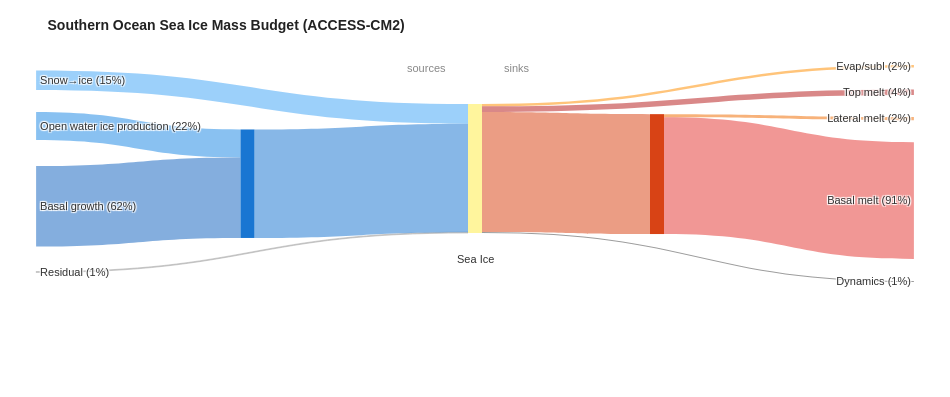
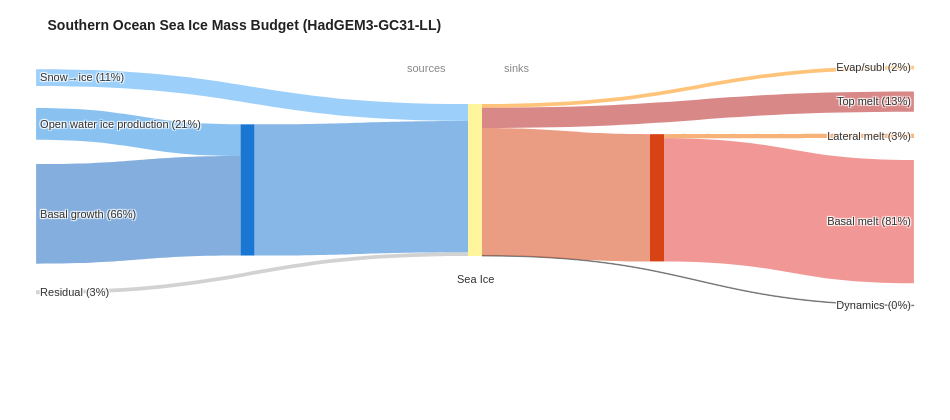
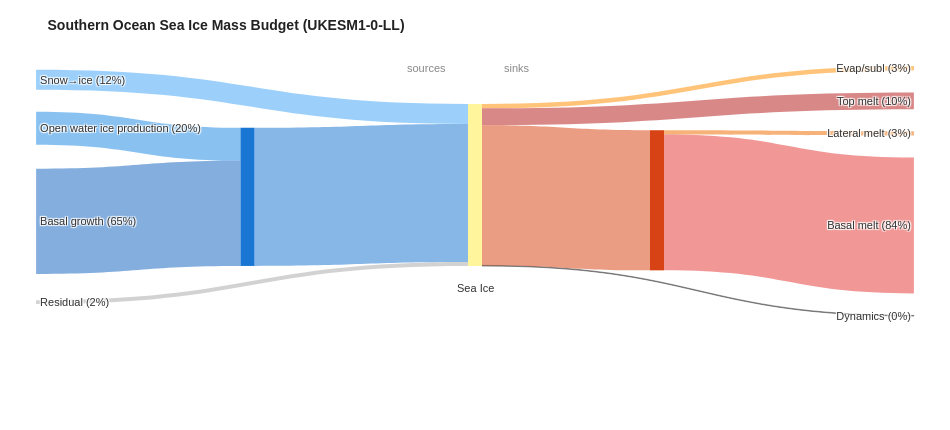
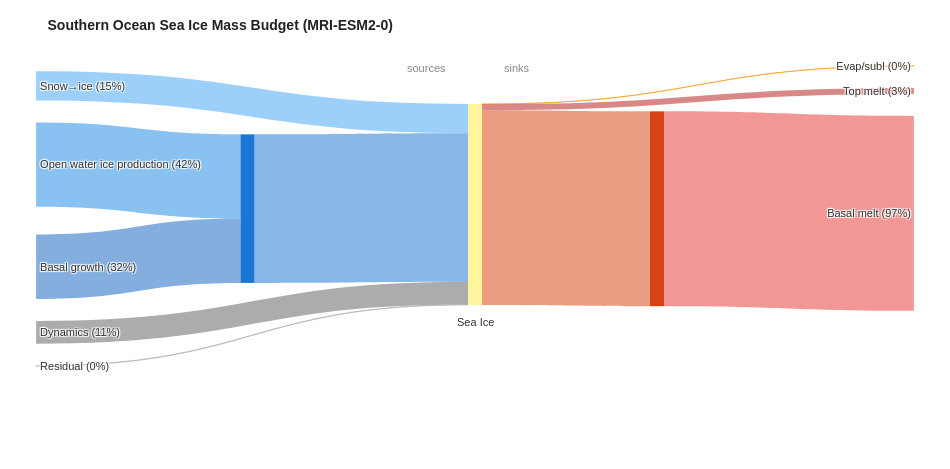

Notebook code for these charts, in order:
### Markdown cell above
### Ice Mass Budget

### Code cell
# ── Plotly Sankey: ice mass budget ────────────────────────────────────────────
for _model in SANKEY_MODELS + [None]:
    _show_vals = SHOW_VALUES_MME if _model is None else SHOW_VALUES_MODELS
    _show_pct = SHOW_PERCENT_MME if _model is None else SHOW_PERCENT_MODELS
    fig = make_ice_sankey_plotly(
        ice_budget_SH, model=_model, res_label="Sea Ice",
        scale_ref=ICE_SANKEY_SCALE_REF, res_color="#FFF59D",
        show_values=_show_vals, show_residual=SHOW_RESIDUAL, show_percent=_show_pct,
        hide_terminal_nodes=True,
        subtitle="Southern Ocean",
    )
    label = _model if _model is not None else "MME"
    fig.write_image(f"figures/ice_sankey_SO_{label}_2015-2034.png", scale=3.125)
    fig.write_image(f"figures/ice_sankey_SO_{label}_2015-2034.pdf")
    #fig.write_image(f"figures/ice_sankey_SO_{label}_2015-2034.svg")
    fig.show()

### Figure 1 — Plotly figure (JSON) as saved in the notebook; plotly's stock layout.template omitted (floating-point values rounded to 4 significant figures)
{"data": [{"arrangement": "snap", "link": {"color": ["rgba(66,165,245,0.52)", "rgba(30,136,229,0.52)", "rgba(21,101,192,0.52)", "rgba(170,170,170,0.52)", "rgba(25,118,210,0.52)", "rgba(255,143,0,0.52)", "rgba(183,28,28,0.52)", "rgba(239,108,0,0.52)", "rgba(229,57,53,0.52)", "rgba(66,66,66,0.52)", "rgba(216,67,21,0.52)"], "customdata": ["2,345 Gt yr⁻¹", "3,334 Gt yr⁻¹", "9,594 Gt yr⁻¹", "99 Gt yr⁻¹", "12,928 Gt yr⁻¹", "282 Gt yr⁻¹", "673 Gt yr⁻¹", "363 Gt yr⁻¹", "13,923 Gt yr⁻¹", "130 Gt yr⁻¹", "14,286 Gt yr⁻¹"], "hovertemplate": "%{customdata}<extra></extra>", "source": [0, 1, 2, 3, 4, 5, 5, 11, 11, 5, 5], "target": [5, 4, 4, 5, 5, 6, 7, 8, 9, 10, 11], "value": [2345.0, 3334.0, 9594.0, 99.02, 12930.0, 282.4, 672.9, 362.6, 13920.0, 130.3, 14290.0]}, "node": {"color": ["rgba(0,0,0,0)", "rgba(0,0,0,0)", "rgba(0,0,0,0)", "rgba(0,0,0,0)", "#1976D2", "#FFF59D", "rgba(0,0,0,0)", "rgba(0,0,0,0)", "rgba(0,0,0,0)", "rgba(0,0,0,0)", "rgba(0,0,0,0)", "#D84315"], "customdata": ["Snow→ice (15%)", "Open water ice production (22%)", "Basal growth (62%)", "Residual (1%)", "", "Sea Ice", "Evap/subl (2%)", "Top melt (4%)", "Lateral melt (2%)", "Basal melt (91%)", "Dynamics (1%)", ""], "hovertemplate": "%{customdata}<extra></extra>", "label": ["Snow→ice (15%)", "Open water ice production (22%)", "Basal growth (62%)", "Residual (1%)", "", "", "Evap/subl (2%)", "Top melt (4%)", "Lateral melt (2%)", "Basal melt (91%)", "Dynamics (1%)", ""], "line": {"color": "white", "width": 0}, "pad": 22, "thickness": 14, "x": [0.01, 0.01, 0.01, 0.01, 0.25, 0.5, 0.99, 0.99, 0.99, 0.99, 0.99, 0.7], "y": [0.09321, 0.2705, 0.6742, 0.9769, 0.5701, 0.5, 0.02882, 0.05865, 0.09098, 0.5371, 0.9759, 0.5258]}, "type": "sankey"}], "layout": {"annotations": [{"font": {"color": "#333333", "size": 11}, "showarrow": false, "text": "Sea Ice", "x": 0.5, "xanchor": "center", "xref": "paper", "y": 0.12, "yanchor": "top", "yref": "paper"}, {"font": {"color": "#888888", "size": 11}, "showarrow": false, "text": "sources", "x": 0.47, "xanchor": "right", "xref": "paper", "y": 1, "yref": "paper"}, {"font": {"color": "#888888", "size": 11}, "showarrow": false, "text": "sinks", "x": 0.53, "xanchor": "left", "xref": "paper", "y": 1, "yref": "paper"}], "font": {"color": "#333333", "family": "Arial, sans-serif", "size": 11}, "height": 397.3, "margin": {"b": 120, "l": 20, "r": 20, "t": 60}, "paper_bgcolor": "white", "title": {"font": {"color": "#222222", "size": 14}, "text": "<b>Southern Ocean Sea Ice Mass Budget (ACCESS-CM2)</b>"}, "width": 950}}

### Figure 2 — Plotly figure (JSON) as saved in the notebook; plotly's stock layout.template omitted (floating-point values rounded to 4 significant figures)
{"data": [{"arrangement": "snap", "link": {"color": ["rgba(66,165,245,0.52)", "rgba(30,136,229,0.52)", "rgba(21,101,192,0.52)", "rgba(170,170,170,0.52)", "rgba(25,118,210,0.52)", "rgba(255,143,0,0.52)", "rgba(183,28,28,0.52)", "rgba(239,108,0,0.52)", "rgba(229,57,53,0.52)", "rgba(66,66,66,0.52)", "rgba(216,67,21,0.52)"], "customdata": ["2,020 Gt yr⁻¹", "3,762 Gt yr⁻¹", "11,869 Gt yr⁻¹", "459 Gt yr⁻¹", "15,631 Gt yr⁻¹", "437 Gt yr⁻¹", "2,434 Gt yr⁻¹", "494 Gt yr⁻¹", "14,671 Gt yr⁻¹", "73 Gt yr⁻¹", "15,165 Gt yr⁻¹"], "hovertemplate": "%{customdata}<extra></extra>", "source": [0, 1, 2, 3, 4, 5, 5, 11, 11, 5, 5], "target": [5, 4, 4, 5, 5, 6, 7, 8, 9, 10, 11], "value": [2020.0, 3762.0, 11870.0, 458.7, 15630.0, 437.4, 2434.0, 494.5, 14670.0, 73.0, 15170.0]}, "node": {"color": ["rgba(0,0,0,0)", "rgba(0,0,0,0)", "rgba(0,0,0,0)", "rgba(0,0,0,0)", "#1976D2", "#FFF59D", "rgba(0,0,0,0)", "rgba(0,0,0,0)", "rgba(0,0,0,0)", "rgba(0,0,0,0)", "rgba(0,0,0,0)", "#D84315"], "customdata": ["Snow→ice (11%)", "Open water ice production (21%)", "Basal growth (66%)", "Residual (3%)", "", "Sea Ice", "Evap/subl (2%)", "Top melt (13%)", "Lateral melt (3%)", "Basal melt (81%)", "Dynamics (0%)", ""], "hovertemplate": "%{customdata}<extra></extra>", "label": ["Snow→ice (11%)", "Open water ice production (21%)", "Basal growth (66%)", "Residual (3%)", "", "", "Evap/subl (2%)", "Top melt (13%)", "Lateral melt (3%)", "Basal melt (81%)", "Dynamics (0%)", ""], "line": {"color": "white", "width": 0}, "pad": 22, "thickness": 14, "x": [0.01, 0.01, 0.01, 0.01, 0.25, 0.5, 0.99, 0.99, 0.99, 0.99, 0.99, 0.7], "y": [0.07353, 0.2268, 0.6411, 0.9678, 0.5414, 0.5, 0.03159, 0.1077, 0.1853, 0.5873, 0.9781, 0.5742]}, "type": "sankey"}], "layout": {"annotations": [{"font": {"color": "#333333", "size": 11}, "showarrow": false, "text": "Sea Ice", "x": 0.5, "xanchor": "center", "xref": "paper", "y": 0.12, "yanchor": "top", "yref": "paper"}, {"font": {"color": "#888888", "size": 11}, "showarrow": false, "text": "sources", "x": 0.47, "xanchor": "right", "xref": "paper", "y": 1, "yref": "paper"}, {"font": {"color": "#888888", "size": 11}, "showarrow": false, "text": "sinks", "x": 0.53, "xanchor": "left", "xref": "paper", "y": 1, "yref": "paper"}], "font": {"color": "#333333", "family": "Arial, sans-serif", "size": 11}, "height": 420.4, "margin": {"b": 120, "l": 20, "r": 20, "t": 60}, "paper_bgcolor": "white", "title": {"font": {"color": "#222222", "size": 14}, "text": "<b>Southern Ocean Sea Ice Mass Budget (HadGEM3-GC31-LL)</b>"}, "width": 950}}

### Figure 3 — Plotly figure (JSON) as saved in the notebook; plotly's stock layout.template omitted (floating-point values rounded to 4 significant figures)
{"data": [{"arrangement": "snap", "link": {"color": ["rgba(66,165,245,0.52)", "rgba(30,136,229,0.52)", "rgba(21,101,192,0.52)", "rgba(170,170,170,0.52)", "rgba(25,118,210,0.52)", "rgba(255,143,0,0.52)", "rgba(183,28,28,0.52)", "rgba(239,108,0,0.52)", "rgba(229,57,53,0.52)", "rgba(66,66,66,0.52)", "rgba(216,67,21,0.52)"], "customdata": ["2,377 Gt yr⁻¹", "3,944 Gt yr⁻¹", "12,574 Gt yr⁻¹", "467 Gt yr⁻¹", "16,518 Gt yr⁻¹", "520 Gt yr⁻¹", "2,021 Gt yr⁻¹", "508 Gt yr⁻¹", "16,239 Gt yr⁻¹", "74 Gt yr⁻¹", "16,747 Gt yr⁻¹"], "hovertemplate": "%{customdata}<extra></extra>", "source": [0, 1, 2, 3, 4, 5, 5, 11, 11, 5, 5], "target": [5, 4, 4, 5, 5, 6, 7, 8, 9, 10, 11], "value": [2377.0, 3944.0, 12570.0, 466.6, 16520.0, 519.6, 2021.0, 508.5, 16240.0, 73.94, 16750.0]}, "node": {"color": ["rgba(0,0,0,0)", "rgba(0,0,0,0)", "rgba(0,0,0,0)", "rgba(0,0,0,0)", "#1976D2", "#FFF59D", "rgba(0,0,0,0)", "rgba(0,0,0,0)", "rgba(0,0,0,0)", "rgba(0,0,0,0)", "rgba(0,0,0,0)", "#D84315"], "customdata": ["Snow→ice (12%)", "Open water ice production (20%)", "Basal growth (65%)", "Residual (2%)", "", "Sea Ice", "Evap/subl (3%)", "Top melt (10%)", "Lateral melt (3%)", "Basal melt (84%)", "Dynamics (0%)", ""], "hovertemplate": "%{customdata}<extra></extra>", "label": ["Snow→ice (12%)", "Open water ice production (20%)", "Basal growth (65%)", "Residual (2%)", "", "", "Evap/subl (3%)", "Top melt (10%)", "Lateral melt (3%)", "Basal melt (84%)", "Dynamics (0%)", ""], "line": {"color": "white", "width": 0}, "pad": 22, "thickness": 14, "x": [0.01, 0.01, 0.01, 0.01, 0.25, 0.5, 0.99, 0.99, 0.99, 0.99, 0.99, 0.7], "y": [0.07893, 0.2356, 0.6451, 0.9684, 0.5474, 0.5, 0.03288, 0.09586, 0.1586, 0.5737, 0.9782, 0.5611]}, "type": "sankey"}], "layout": {"annotations": [{"font": {"color": "#333333", "size": 11}, "showarrow": false, "text": "Sea Ice", "x": 0.5, "xanchor": "center", "xref": "paper", "y": 0.12, "yanchor": "top", "yref": "paper"}, {"font": {"color": "#888888", "size": 11}, "showarrow": false, "text": "sources", "x": 0.47, "xanchor": "right", "xref": "paper", "y": 1, "yref": "paper"}, {"font": {"color": "#888888", "size": 11}, "showarrow": false, "text": "sinks", "x": 0.53, "xanchor": "left", "xref": "paper", "y": 1, "yref": "paper"}], "font": {"color": "#333333", "family": "Arial, sans-serif", "size": 11}, "height": 430.9, "margin": {"b": 120, "l": 20, "r": 20, "t": 60}, "paper_bgcolor": "white", "title": {"font": {"color": "#222222", "size": 14}, "text": "<b>Southern Ocean Sea Ice Mass Budget (UKESM1-0-LL)</b>"}, "width": 950}}

### Figure 4 — Plotly figure (JSON) as saved in the notebook; plotly's stock layout.template omitted (floating-point values rounded to 4 significant figures)
{"data": [{"arrangement": "snap", "link": {"color": ["rgba(66,165,245,0.52)", "rgba(30,136,229,0.52)", "rgba(21,101,192,0.52)", "rgba(97,97,97,0.52)", "rgba(170,170,170,0.52)", "rgba(25,118,210,0.52)", "rgba(255,143,0,0.52)", "rgba(183,28,28,0.52)", "rgba(229,57,53,0.52)", "rgba(216,67,21,0.52)"], "customdata": ["3,475 Gt yr⁻¹", "10,005 Gt yr⁻¹", "7,662 Gt yr⁻¹", "2,705 Gt yr⁻¹", "58 Gt yr⁻¹", "17,667 Gt yr⁻¹", "16 Gt yr⁻¹", "719 Gt yr⁻¹", "23,170 Gt yr⁻¹", "23,170 Gt yr⁻¹"], "hovertemplate": "%{customdata}<extra></extra>", "source": [0, 1, 2, 3, 4, 5, 6, 6, 10, 6], "target": [6, 5, 5, 6, 6, 6, 7, 8, 9, 10], "value": [3475.0, 10000.0, 7662.0, 2705.0, 58.36, 17670.0, 15.73, 719.1, 23170.0, 23170.0]}, "node": {"color": ["rgba(0,0,0,0)", "rgba(0,0,0,0)", "rgba(0,0,0,0)", "rgba(0,0,0,0)", "rgba(0,0,0,0)", "#1976D2", "#FFF59D", "rgba(0,0,0,0)", "rgba(0,0,0,0)", "rgba(0,0,0,0)", "#D84315"], "customdata": ["Snow→ice (15%)", "Open water ice production (42%)", "Basal growth (32%)", "Dynamics (11%)", "Residual (0%)", "", "Sea Ice", "Evap/subl (0%)", "Top melt (3%)", "Basal melt (97%)", ""], "hovertemplate": "%{customdata}<extra></extra>", "label": ["Snow→ice (15%)", "Open water ice production (42%)", "Basal growth (32%)", "Dynamics (11%)", "Residual (0%)", "", "", "Evap/subl (0%)", "Top melt (3%)", "Basal melt (97%)", ""], "line": {"color": "white", "width": 0}, "pad": 22, "thickness": 14, "x": [0.01, 0.01, 0.01, 0.01, 0.01, 0.25, 0.5, 0.99, 0.99, 0.99, 0.7], "y": [0.08978, 0.3604, 0.7152, 0.9233, 0.9788, 0.5143, 0.5, 0.02032, 0.03507, 0.5148, 0.5148]}, "type": "sankey"}], "layout": {"annotations": [{"font": {"color": "#333333", "size": 11}, "showarrow": false, "text": "Sea Ice", "x": 0.5, "xanchor": "center", "xref": "paper", "y": 0.12, "yanchor": "top", "yref": "paper"}, {"font": {"color": "#888888", "size": 11}, "showarrow": false, "text": "sources", "x": 0.47, "xanchor": "right", "xref": "paper", "y": 1, "yref": "paper"}, {"font": {"color": "#888888", "size": 11}, "showarrow": false, "text": "sinks", "x": 0.53, "xanchor": "left", "xref": "paper", "y": 1, "yref": "paper"}], "font": {"color": "#333333", "family": "Arial, sans-serif", "size": 11}, "height": 469.1, "margin": {"b": 120, "l": 20, "r": 20, "t": 60}, "paper_bgcolor": "white", "title": {"font": {"color": "#222222", "size": 14}, "text": "<b>Southern Ocean Sea Ice Mass Budget (MRI-ESM2-0)</b>"}, "width": 950}}
